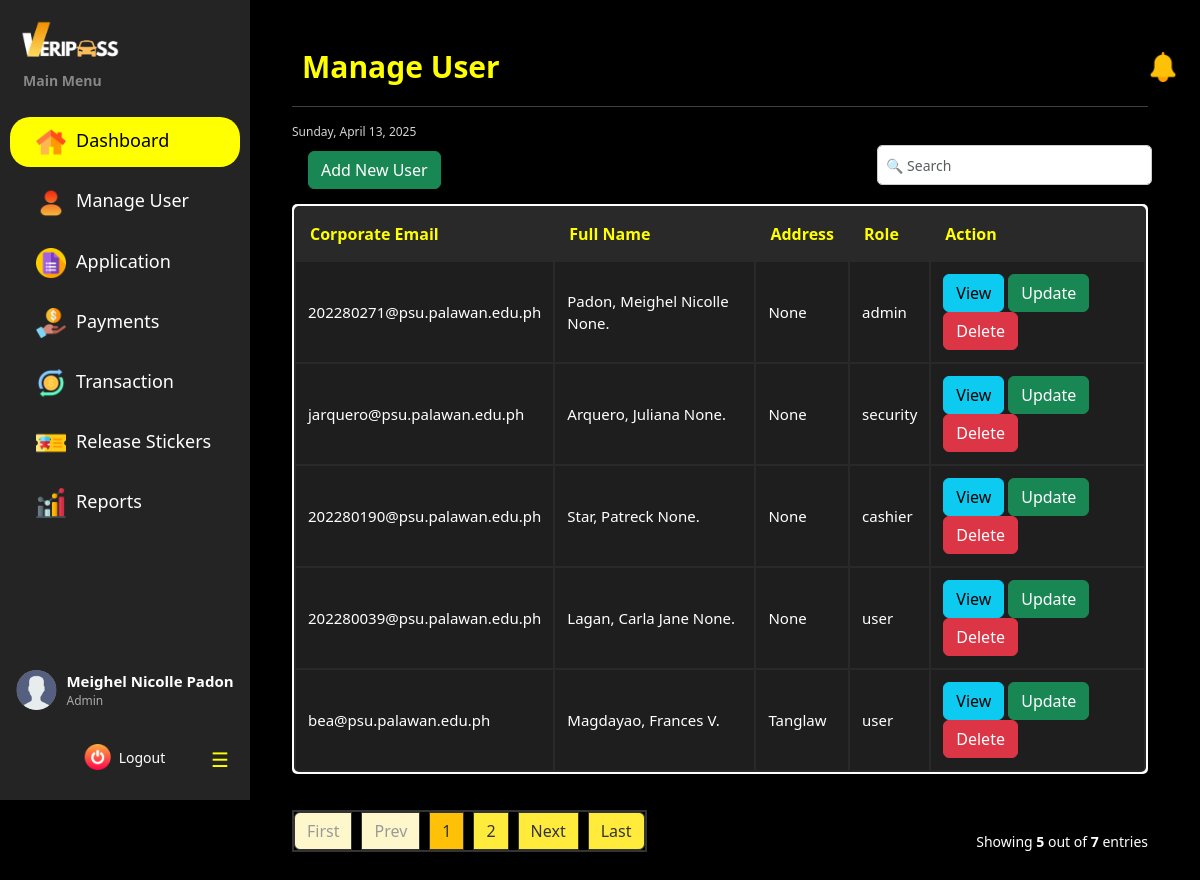
Page /dashboard/admin/manage_users/ (signed in) on the earlier database version.
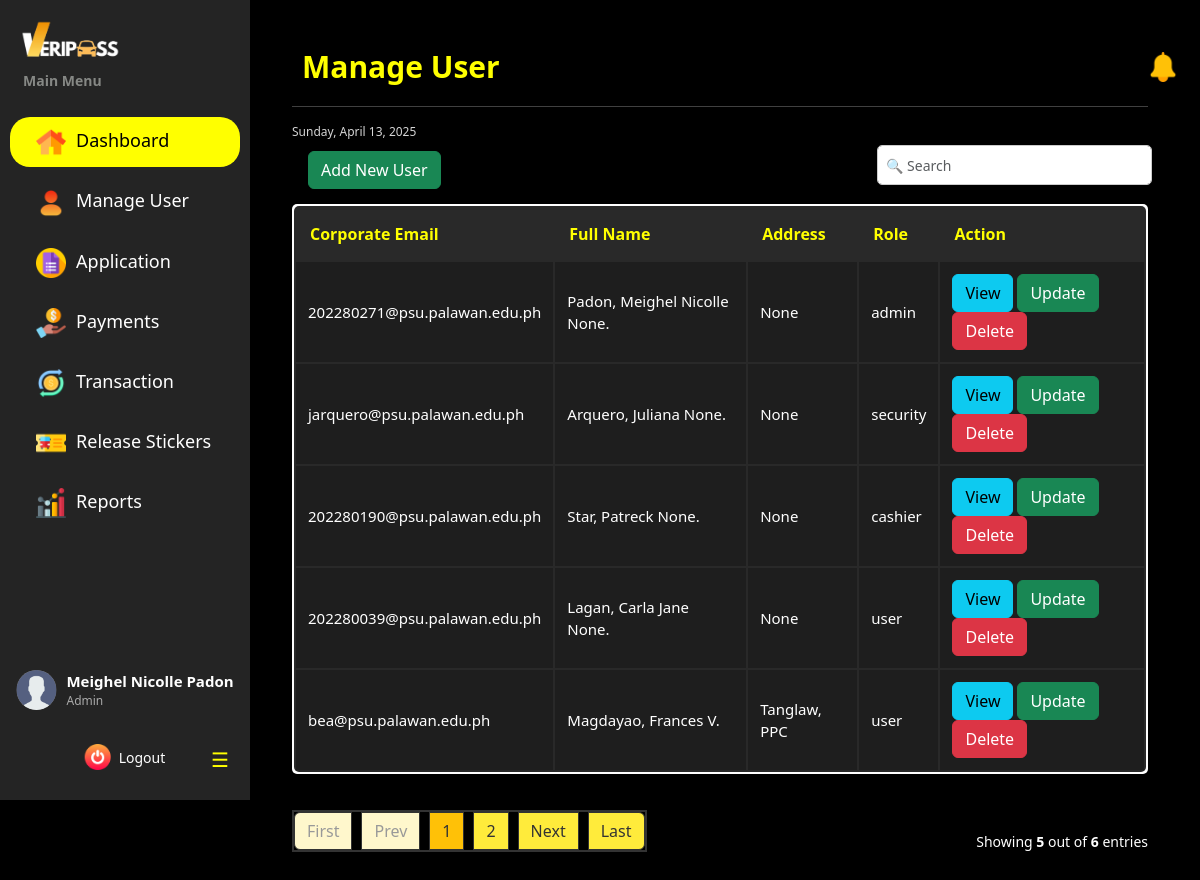
Same page on the later database version.
### vehicle_pass/models.py (models this page shows, shortened)
class BaseModel(models.Model):
    created_at = models.DateTimeField(auto_now_add=True, db_index=True)
    updated_at = models.DateTimeField(auto_now=True)
    class Meta:
        abstract = True

class UserProfile(BaseModel):
    ROLE_CHOICES = [('user', 'User'),
        ('security', 'Security'),
        ('cashier', 'Cashier'),
        ('admin', 'Admin')
        ]
    corporate_email = models.EmailField(max_length=50, unique=True)
    password = models.CharField(max_length=128)
    lastname = models.CharField(max_length=25)
    firstname = models.CharField(max_length=50)
    middle_name = models.CharField(max_length=25, blank=True, null=True)
    suffix = models.CharField(max_length=5, blank=True, null=True)
    dl_number = models.CharField(max_length=15, blank=True, null=True)
    college = models.CharField(max_length=100, blank=True, null=True)
    program = models.CharField(max_length=100, blank=True, null=True)
    department = models.CharField(max_length=100, blank=True, null=True)
    address = models.CharField(max_length=100, blank=True, null=True)
    role = models.CharField(max_length=20, choices=ROLE_CHOICES, default='user', null=True)

### vehicle_pass/views.py (the view)
# urls.py: path("dashboard/admin/manage_users/", AdminViewUser.as_view(), name="admin_manage_user"),
class AdminViewUser(CustomLoginRequiredMixin, ListView):
    model = UserProfile
    context_object_name = "users"
    template_name = 'Admin Dashboard/Admin_Manage_User.html'
    paginate_by = 5

### vehicle_pass/authentication.py (called while the page is built)
    def dispatch(self, request, *args, **kwargs):
        if not request.session.get("user_id"): #overrides the django dispatch
            return redirect("login")  #redirect to login if no active on session
        return super().dispatch(request, *args, **kwargs)

### vehicle_pass/context_processors.py (called while the page is built)
def admin_user_context(request):
    if hasattr(request, 'session') and 'user_id' in request.session:
        try:
            user_id = request.session.get('user_id')
            admin_user = UserProfile.objects.get(id=user_id, role='admin')
            admin_name = f"{admin_user.firstname} {admin_user.lastname}"
        except Exception as e:
            admin_name = "Admin"
    else:
        admin_name = "Not Logged In"
    return {'admin_name': admin_name}

def default_user_context(request):
    if hasattr(request, 'session') and 'user_id' in request.session:
        try:
            user_id = request.session.get('user_id')
            default_user = UserProfile.objects.get(id=user_id, role='user')
            user_name = f"{default_user.firstname} {default_user.lastname}"
        except Exception as e:
            user_name = "User"
    else:
        user_name = "Not Logged In"
    return {'user_name': user_name}

### templates/Admin Dashboard/Admin_Manage_User.html (shortened to what this page needs)
{% extends "includes/admin_sidebar.html" %}
{% load static %}
{% block extra_css %}
    <link rel="stylesheet" href="{% static 'css/admin-dashboard-style.css' %}">
    <link rel="stylesheet" href="{% static 'css/sidebar.css' %}">
{% endblock %}
{% block content %}
<div class="main-content flex-grow-1 ms-uto">
    <div class="container-fluid py-1">
        <div class="d-flex flex-column flex-md-row justify-content-between align-items-start align-items-md-center mb-3">
            <h2 class="title mb-3 mb-md-0">Manage User</h2>
            <div class="d-flex align-items-center gap-3">
                <a href="Announcements.html" class="text-decoration-none text-light position-absolute">
                    <img src="{% static 'images/notification.png' %}" alt="Notifications" width="30" height="30">
                </a>
            </div>
        </div>
        <hr>
        <small><span id="date"></span></small>
        <br>
        <div class="filter-container">
            <input class="position-absolute end-0 bottom-10 form-control w-20 me-5" type="text" id="search-bar" placeholder="🔍 Search">
            <div class="position-absolute start-2 bottom-10 p-3">
                <a href="{% url 'admin_create_user' %}" class="btn btn-success">Add New User</a>
            </div>
        </div>
        <br>
        <section class="table-container">
            <table class="users-table">
                <thead>
                    <tr>
                        <th>Corporate Email</th>
                        <th>Full Name</th>
                        <th>Address</th>
                        <th>Role</th>
                        <th>Action</th>
                    </tr>
                </thead>
                <tbody>
                {% for user in users %}
                    <tr>
                        <td>{{ user.corporate_email }}</td>
                        <td>{{ user.lastname }}, {{ user.firstname }} {{ user.middle_name|slice:":1" }}.</td>
                        <td>{{ user.address }}</td>
                        <td>{{ user.role }}</td>
                        <td>
                            <a href="{% url 'admin_view_specific_user' user.pk %}" class="btn btn-info">View</a>
                            <a href="{% url 'admin_update_user' user.pk %}" class="btn btn-success">Update</a>
                            <button class="btn btn-danger">Delete</button>
                        </td>
                    </tr>
                    {% empty %}
                    <tr>
                      <td colspan="5" style="text-align: center">
                        <p class="text-sm font-weight-bold mb-0">No Records Found</p>
                      </td>
                    </tr>
                    {% endfor %}
                </tbody>
            </table>
        </section>
        {% include 'includes/pagination.html' %}
    </div>
</div>
{% endblock %}

Differences in the rows shown:
changed UserProfile "bea@psu.palawan.edu.ph": address "Tanglaw" → "Tanglaw, PPC"
Other differences:
{{ paginator.count }}: "7" → "6"
